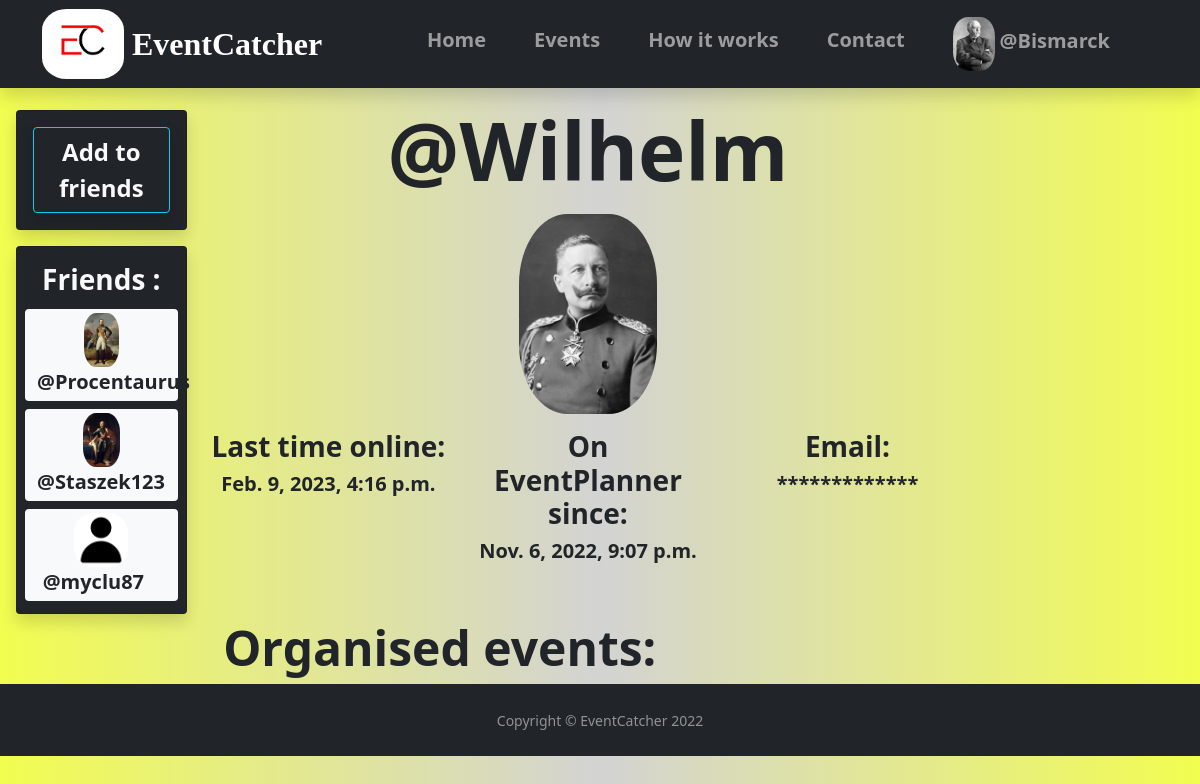
The page /userprofile/3/ (signed in) on the database as committed earlier.
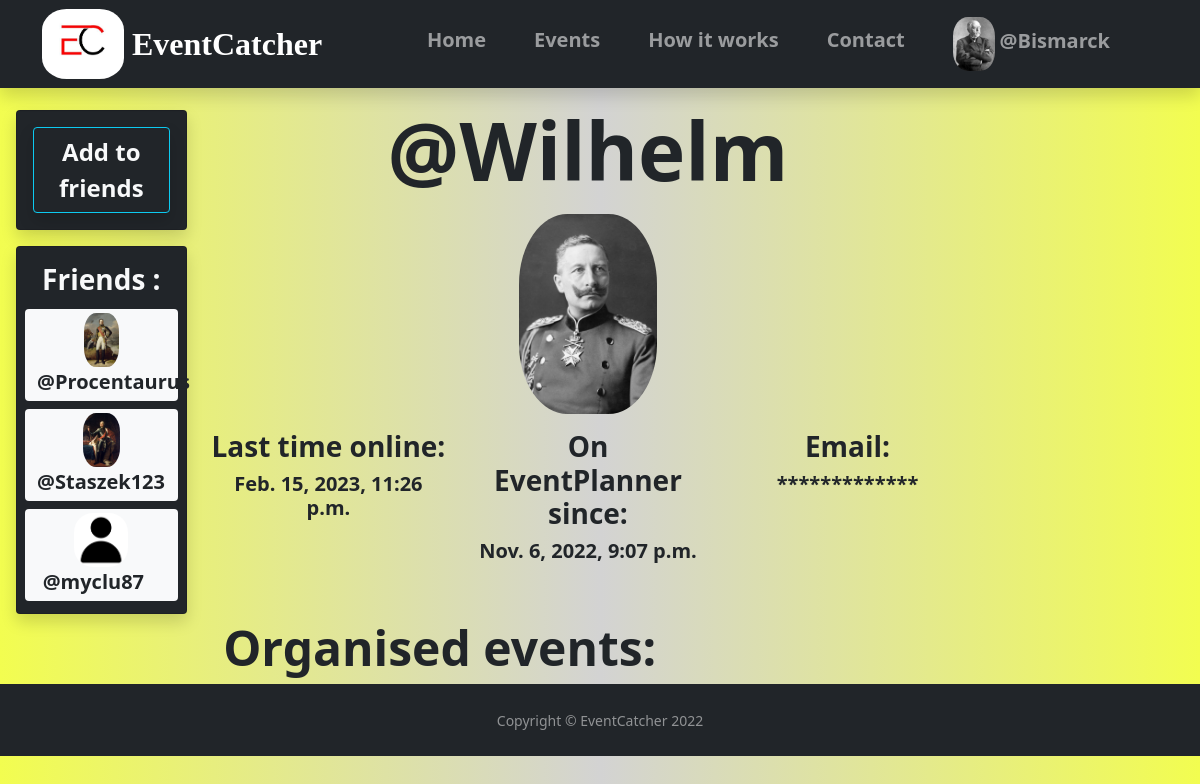
The same page on the database as committed later.
### main/models.py (models this page shows, shortened)
class MyUser(AbstractBaseUser):
    def user_directory_path(instance, filename):
        return 'profileImages/user_{0}/{1}'.format(instance.id, filename)
    email = models.EmailField(max_length=50, unique=True)
    username = models.CharField(max_length=30, unique=True)
    date_joined = models.DateTimeField(verbose_name="date joined", auto_now_add=True)
    last_login = models.DateTimeField(verbose_name="last login", auto_now=True)
    hide_mail = models.BooleanField(default=True)
    phone_number = models.PositiveIntegerField(null=True, unique=True, validators=[MinValueValidator(111111111), MaxValueValidator(999999999)])
    friends = models.ManyToManyField('self', blank=True)
    image = models.ImageField(null=True, blank=True, upload_to=user_directory_path, default="model.png")
    is_admin = models.BooleanField(default=False)
    is_active = models.BooleanField(default=True)
    is_superuser = models.BooleanField(default=False)
    is_staff = models.BooleanField(default=False)
    USERNAME_FIELD = 'email'
    REQUIRED_FIELDS = ['username']
    objects = MyUserManager()
    def __str__(self):
        return self.username

### main/decorators.py (the view)
    def wrapper_func(request, *args, **kwargs):
        if not request.user.is_authenticated:
            return redirect('home')
        else:
           return view_func(request, *args, **kwargs)

### main/templates/main/userProfile.html (shortened to what this page needs)
{% extends 'main.html' %}
{% load static %}
{% block content %}
<main>
    <div class="row mx-1">
        <div class="row mt-3">
            <div class="col-lg-2">
                <div class="row mb-2">
                    <div class="col-lg-12 my-2">
                        <div class="card card-body bg-dark shadow">
                            {% if user == request.user %}
                                <h3 class="fw-bold text-center mt-2 text-light">Your friend requests :</h3>
                                {% for friendRequest in friendRequests %}
                                    <div class="text-center border border-2 rounded border-light my-1">
                                        <a class="nav-link p-1" href="{% url 'userprofile' friendRequest.from_user.id %}">
                                            <img class="avatar" src="{{ friendRequest.from_user.image.url }}">
                                            <span class="text-nowrap fs-5 ms-1 fw-bold text-light">@{{friendRequest.from_user}}</span>
                                        </a>
                                        <a class="btn btn-success mb-1 px-3" href="{% url 'acceptfriendrequest' friendRequest.id %}" role="button">Accept</a>
                                        <a class="btn btn-danger mb-1 px-3" href="{% url 'rejectfriendrequest' friendRequest.id %}" role="button">Reject</a>
                                    </div>
                                {% endfor %}
                            {% elif  user != request.user and request.user not in user.friends.all and friendRequest is not None  %}
                            <div class="d-grid">
                                <button type="button" class="btn btn-outline-info shadow text-decoration-none text-light" href="#">
                                    <span class="fw-bold fs-4">You send/were sent invitation already</span>
                                </button>
                            </div>
                            {% elif user != request.user and request.user not in user.friends.all %}
                                <form method="POST" action="{% url 'sendfriendrequest' %}">
                                    <div class="d-grid">
                                        <button type="submit" class="btn btn-outline-info shadow text-decoration-none text-light" href="{% url 'usersettings'%}">
                                            <span class="fw-bold fs-4">Add to friends</span>
                                        </button>
                                    </div>
                                </form>
                            {% else %}
                                <div class="d-grid">
                                    <button type="button" class="btn btn-outline-success shadow text-decoration-none text-light" href="#">
                                        <span class="fw-bold fs-4">You are friends already</span>
                                    </button>
                                </div>
                            {% endif %}
                        </div>
                    </div>
                </div>
                <div clas="row">
                    <div class="col-lg-12 mb-4">
                        <div class="card card-body p-2 bg-dark shadow">
                            <h3 class="fw-bold text-center mt-2 text-light">Friends :</h3>
                            {% for friend in friends %}
                                <div class="text-center bg-light rounded my-1 me-0">
                                    <a class="nav-link p-1" href="{% url 'userprofile' friend.id %}">
                                        <img class="avatar" src="{{ friend.image.url }}">
                                        <span class="text-nowrap fs-5 me-4 ms-2 fw-bold text-dark">@{{friend}}</span>
                                    </a>
                                </div>
                            {% endfor %}
                        </div>
                    </div>
                </div>
            </div>
            <div class="col-lg-8">
                <h1 id="username" class="display-1 fw-bold text-center">@{{user.username}}</h1>
                <div class="d-flex mt-3">
                    <img src="{{user.image.url}}" class="avatar_max">
                </div>
                <div class="row mt-3 mb-2">
                    <div class="col-sm-4">
                        <h3 class="text-center fw-bold">Last time online:</h3>
                        <h5 class="text-center fw-bold">{{user.last_login}}</h5>
                    </div>
                    <div class="col-sm-4">
                        <h3 class="text-center fw-bold">On EventPlanner since:</h3>
                        <h5 class="text-center fw-bold">{{user.date_joined}}</h5>
                    </div>
                    <div class="col-sm-4">
                        <h3 class="text-center fw-bold">Email:</h3>
                        {% if user == request.user or user.hide_mail == False %}
                        <h5 class="text-center fw-bold">{{user.email}}</h5>
                        {% else %}
                        <h5 class="text-center fw-bold">*************</h5>
                        {% endif %}
                    </div>
                </div>
                <h1 class=" display-5 fw-bold mt-2 text-dark mt-5">&nbsp;Organised events: </h1>
            </div>
            <div class="col-lg-2">
            </div>
        </div>
    </div>
    <div class="toast-container position-fixed top-50 start-50 p-3 translate-middle">
    </div>
</main>
{% endblock content %}

### templates/main.html (shortened to what this page needs)
<!DOCTYPE html>
{% load static %}
<html lang="en">
<head>
    <link rel="stylesheet" type="text/css" href="{% static 'css/main.css' %}">
    <link href="https://cdn.jsdelivr.net/npm/bootstrap@5.1.3/dist/css/bootstrap.min.css" rel="stylesheet">
    <link rel="stylesheet" href="https://use.fontawesome.com/releases/v5.6.1/css/all.css">
</head>
<body>
    {% include 'navbar.html' %}
    {% block content %}
    {% endblock %}
    {% include 'footer.html' %}
</body>
</html>

### templates/navbar.html (shortened to what this page needs)
{% load static %}
<section>
    <nav class="navbar navbar-expand-lg navbar-dark bg-dark shadow fixed-top p-1">
        <div class="container">
        <a class="navbar-brand me-2" href="#">
            <img id="logoimg" src="{% static 'images/logo.jpg' %}" alt="LOGO" id="logo">
        </a>
        <a class="navbar-brand" href="#"><span id="logofont">EventCatcher</span></a>
        <div class="collapse navbar-collapse" id="navbarResponsive">
            <ul class="navbar-nav ms-auto">
                <li class="nav-item mx-3 mt-2">
                    <a class="nav-link" href="{% url 'home' %}"><span class="fw-bold fs-5">Home</span></a>
                </li>
                <li class="nav-item mx-3  mt-2">
                    <a class="nav-link" href="{% url 'eventshowdown' %}"><span class="fw-bold fs-5">Events</span></a>
                </li>
                <li class="nav-item mx-3  mt-2">
                    <a class="nav-link" href="#"><span class="fw-bold fs-5">How it works</span></a>
                </li>
                <li class="nav-item mx-3  mt-2">
                    <a class="nav-link" href="#"><span class="fw-bold fs-5">Contact</span></a>
                </li>
                {% if request.user.is_authenticated %}
                <li class="nav-item mx-3">
                    <a class="nav-link" href="{% url 'userprofile' request.user.id %}">
                        <img class="avatar" src="{{ request.user.image.url }}">
                        <span id="navusername" class="text-nowrap fs-5 me-4 fw-bold">@{{request.user}}</span>
                    </a>
                </li>
                {% endif %}
            </ul>
        </div>
    </nav>
    <div style="height:86px;"></div>
</section>

### templates/footer.html
<section class="d-flex flex-column">
    <footer id="sticky-footer" class="flex-shrink-0 py-4 bg-dark text-white-50">
      <div class="container text-center">
        <small>Copyright &copy; EventCatcher 2022</small>
      </div>
    </footer>
</section>

### static/css/main.css (style rules this page uses)
#logofont { font-family:'Times New Roman', Times, serif; font-weight: 900; font-size: 32px; }
#logoimg { border-radius: 30%; max-height: 70px; padding: 0; }
body { background-color: white; background-image: linear-gradient(to right, #f2fd50 ,#d3d3d3, #f2fd50); }
.avatar { max-width: 54px; max-height:54px; margin: 0; border-radius: 35%; }
.avatar_max { max-width: 200x; max-height:200px; margin: 0 auto; border-radius: 35%; position: relative; }

Rows that differ between the two databases and show on the page:
changed MyUser "Wilhelm": last_login "Feb. 9, 2023, 4:16 p.m." → "Feb. 15, 2023, 11:26 p.m."
